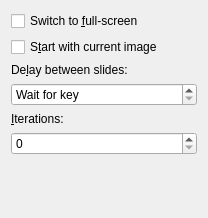
<?xml version="1.0" encoding="UTF-8"?>
<ui version="4.0">
 <class>SlideShowWidget</class>
 <widget class="QWidget" name="SlideShowWidget">
  <property name="geometry">
   <rect>
    <x>0</x>
    <y>0</y>
    <width>208</width>
    <height>218</height>
   </rect>
  </property>
  <property name="windowTitle">
   <string>Slideshow</string>
  </property>
  <layout class="QVBoxLayout" name="verticalLayout">
   <item>
    <widget class="QCheckBox" name="fullScreen">
     <property name="text">
      <string>Switch to &amp;full-screen</string>
     </property>
    </widget>
   </item>
   <item>
    <widget class="QCheckBox" name="startWithCurrent">
     <property name="text">
      <string>S&amp;tart with current image</string>
     </property>
    </widget>
   </item>
   <item>
    <widget class="QLabel" name="label">
     <property name="text">
      <string>De&amp;lay between slides:</string>
     </property>
     <property name="buddy">
      <cstring>delayTime</cstring>
     </property>
    </widget>
   </item>
   <item>
    <widget class="QSpinBox" name="delayTime">
     <property name="specialValueText">
      <string>Wait for key</string>
     </property>
     <property name="suffix">
      <string> sec</string>
     </property>
     <property name="maximum">
      <number>3600</number>
     </property>
    </widget>
   </item>
   <item>
    <widget class="QLabel" name="label_2">
     <property name="text">
      <string>&amp;Iterations:</string>
     </property>
     <property name="buddy">
      <cstring>cycles</cstring>
     </property>
    </widget>
   </item>
   <item>
    <widget class="QSpinBox" name="cycles">
     <property name="maximum">
      <number>500</number>
     </property>
    </widget>
   </item>
   <item>
    <spacer name="verticalSpacer">
     <property name="orientation">
      <enum>Qt::Vertical</enum>
     </property>
     <property name="sizeHint" stdset="0">
      <size>
       <width>20</width>
       <height>40</height>
      </size>
     </property>
    </spacer>
   </item>
  </layout>
 </widget>
 <resources/>
 <connections/>
</ui>
